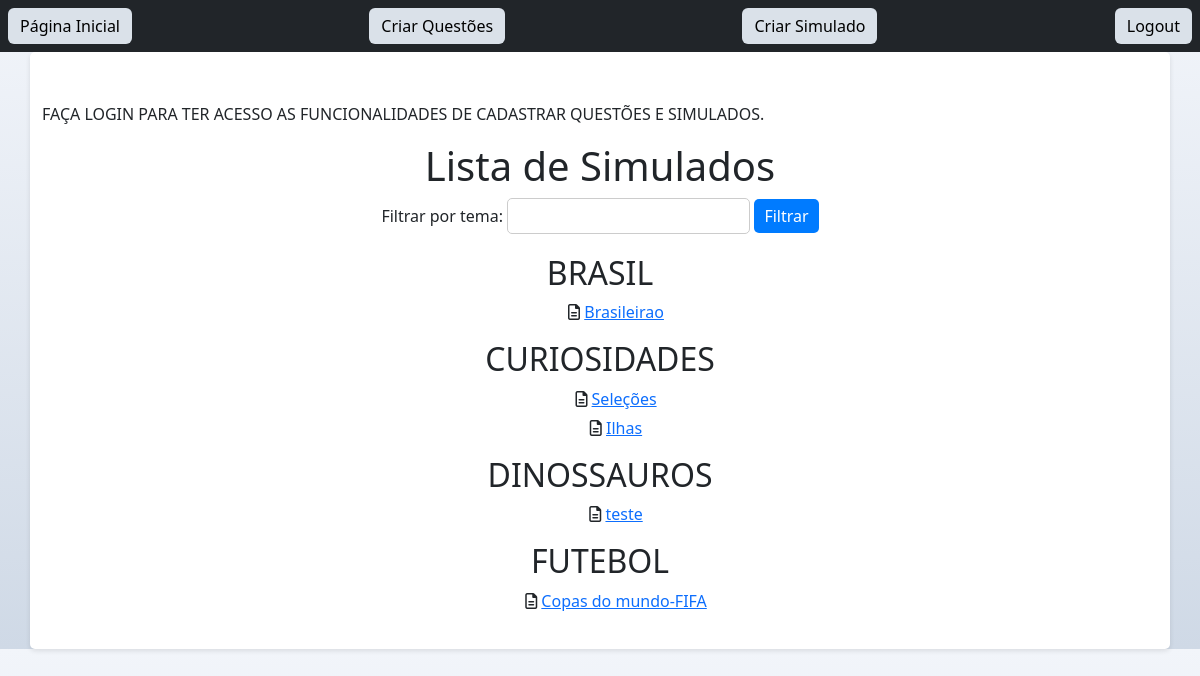
Screenshot of /simulados/ (signed in) with the database file from the repository.
### simulados/models.py (models this page shows, shortened)
class Simulado(models.Model):
    nome = models.CharField(max_length=100)
    questoes = models.ManyToManyField(Questao)
    tema = models.CharField(max_length=50, default='Tema')

### simulados/views.py (the view)
# urls.py: path('simulados/', views.listar_simulados, name='listar_simulados'),
def listar_simulados(request):
    temas = Simulado.objects.values_list('tema', flat=True).distinct()
    simulados = Simulado.objects.all()
    tema_filtrado = request.GET.get('tema')
    if tema_filtrado:
        simulados = simulados.filter(tema__istartswith=tema_filtrado)
    simulados = sorted(simulados, key=lambda simulado: simulado.tema)
    simulados_agrupados = {}
    for tema, grupo_simulados in groupby(simulados, key=lambda simulado: simulado.tema):
        simulados_agrupados[tema] = list(grupo_simulados)
    return render(request, 'listar_simulados.html', {'simulados_agrupados': simulados_agrupados, 'temas': temas})

### simulados/templates/listar_simulados.html (shortened to what this page needs)
<!DOCTYPE html>
<html>
<head>
    <link href="https://cdn.jsdelivr.net/npm/bootstrap@5.3.1/dist/css/bootstrap.min.css" rel="stylesheet">
    <link href="https://cdnjs.cloudflare.com/ajax/libs/font-awesome/6.0.0-beta3/css/all.min.css" rel="stylesheet">
</head>
<body>
    {% include 'navbar.html' %}
    <div class="container">
        <div>
            <p>FAÇA LOGIN PARA TER ACESSO AS FUNCIONALIDADES DE CADASTRAR QUESTÕES E SIMULADOS.</p>
        </div>
        <h1>Lista de Simulados</h1>
        <form method="get">
            <label for="tema">Filtrar por tema:</label>
            <input type="text" name="tema" id="tema">
            <input type="submit" value="Filtrar">
        </form>
        {% for tema, simulados in simulados_agrupados.items %}
        <h2>{{ tema }}</h2>
        <ul>
            {% for simulado in simulados %}
            <li>
                <i class="far fa-file-alt"></i>
                <a href="{% url 'detalhes_simulado' simulado.id %}">
                    {{ simulado.nome }}
                </a>
            </li>
            {% endfor %}
        </ul>
        {% endfor %}
    </div>
</body>
</html>

### simulados/templates/listar_simulados.html (style rules this page uses)
body { font-family: Arial, sans-serif; background-image: linear-gradient(to bottom, #f2f5fa, #cfd9e6); padding-top: 0px; margin: 0; }
h1, h2 { text-align: center; }
.container { max-width: 100%; margin: 0 auto; background-color: white; padding: 20px; border-radius: 5px; box-shadow: 0px 2px 5px rgba(0, 0, 0, 0.1); padding-top: 50px; }
form { text-align: center; margin-bottom: 20px; }
form input[type="text"] { padding: 5px; border-radius: 5px; border: 1px solid #ccc; }
form input[type="submit"] { padding: 5px 10px; border-radius: 5px; background-color: #007bff; color: white; border: none; }
ul { padding-left: 0; }
li { list-style: none; margin-bottom: 5px; text-align: center; }
a { color: #007bff; text-decoration: none; }

### rows the page displays
Simulado: tema "BRASIL", nome "Brasileirao"
Simulado: tema "CURIOSIDADES", nome "Seleções"
Simulado: nome "Ilhas"
Simulado: tema "DINOSSAUROS", nome "teste"
Simulado: tema "FUTEBOL", nome "Copas do mundo-FIFA"
